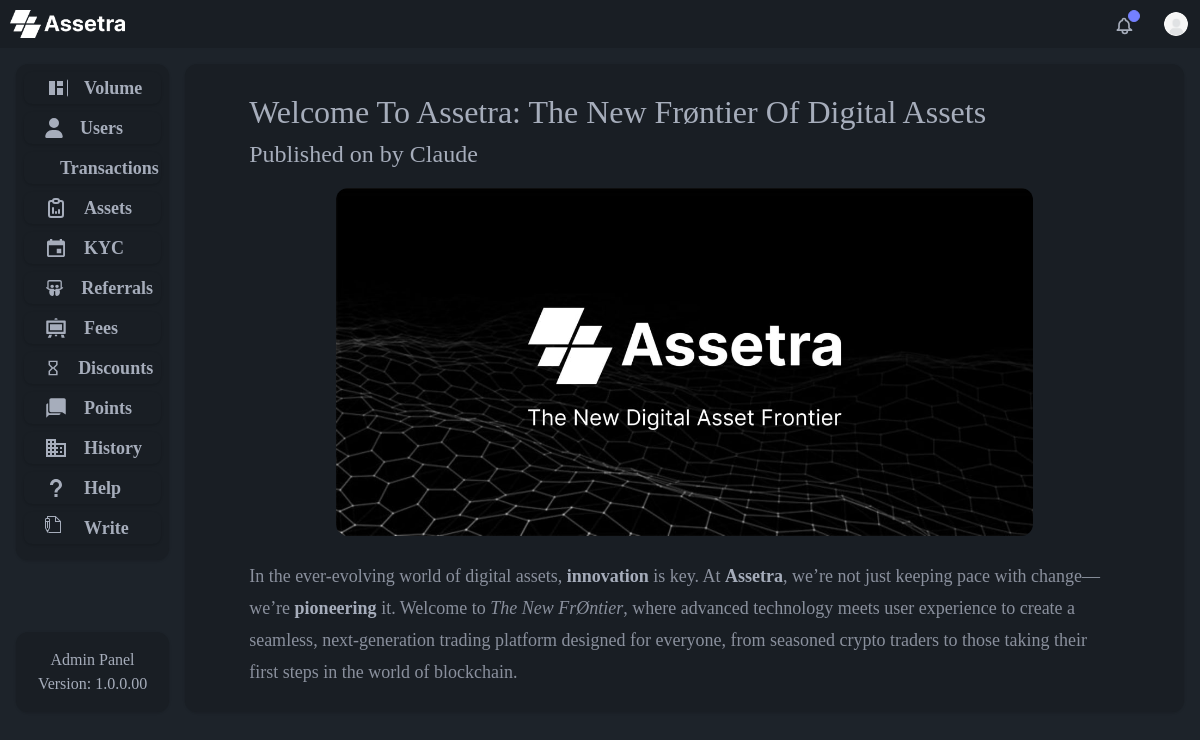
The page /blog/1 on the database its author committed.
### admin_panel/models.py (models this page shows, shortened)
class Blog(models.Model):
    title = models.CharField(max_length=200)
    slug = models.SlugField(unique=True, max_length=200, blank=True)
    author = models.ForeignKey(User, on_delete=models.CASCADE)
    content = models.TextField()
    category = models.ForeignKey(
        "Category", on_delete=models.SET_NULL, null=True, blank=True
    )
    cover_image = models.ImageField(upload_to="blog_images/", null=True, blank=True)
    created_at = models.DateTimeField(auto_now_add=True)
    is_published = models.BooleanField(default=False)
    tags = models.ManyToManyField("Tag", related_name="posts", blank=True)

class User(AbstractUser):
    country = models.CharField(max_length=100, null=True, blank=True)
    dob = models.DateField(null=True, blank=True)
    mobile = models.CharField(max_length=15, null=True, blank=True)
    verified = models.BooleanField(default=False)
    profile = models.ImageField(upload_to="profile/", null=True, blank=True)

### admin_panel/views.py (the view)
# urls.py: path("blog/<int:id>", views.blog, name="blog"),
def blog(request, id):
    blog = get_object_or_404(Blog, pk=id)
    context = {
        "blog": blog,
    }
    return render(request, "admin_panel/blog.html", context)

### admin_panel/templates/admin_panel/blog.html
{% extends "admin_panel/layout.html" %} {% load static %} {% block body %}
<div class="container rounded-xl bg-base-200 shadow h-full px-16 py-6">
  <div class="h-[600px] overflow-y-auto scrollbar-hide">
    <article>
      <h1 class="h4">{{ blog.title|title }}</h1>
      <p class="h5">
        Published on {{ blog.published_at|date:"F j, Y" }} by {{ blog.author|title }}
      </p>
      <div>
        <img
          src="{{ blog.cover_image.url }}"
          alt="Cover Image"
          style="max-width: 80%"
          class="rounded-xl mx-auto mt-4"
        />
      </div>
      <div class="prose prose-lg max-w-none my-6">
        {{ blog.content|safe }}
      </div>
    </article>
  </div>
</div>
{% endblock %}

### rows shown on the page
Blog: title "Welcome To Assetra: The New Frøntier Of Digital Assets", author "Claude", cover_image (picture), content "In the ever-evolving world of digital assets, innovation is key. At Assetra , we’re not just keeping pace with change—we’re pioneering it. Welcome to The New FrØntier , where advanced technology meets user experience to create a seamless, next-generation trading platform designed for everyone, from seasoned crypto traders to those taking their first steps in the world of blockchain."
